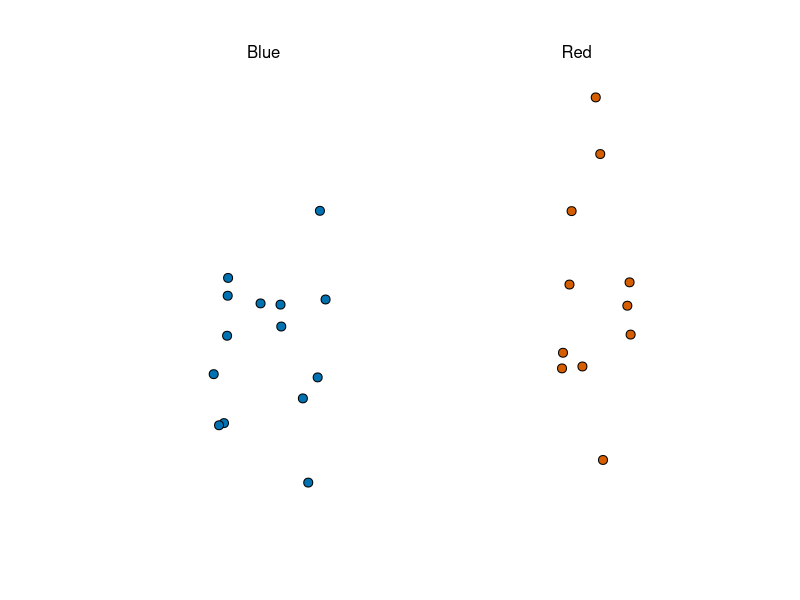
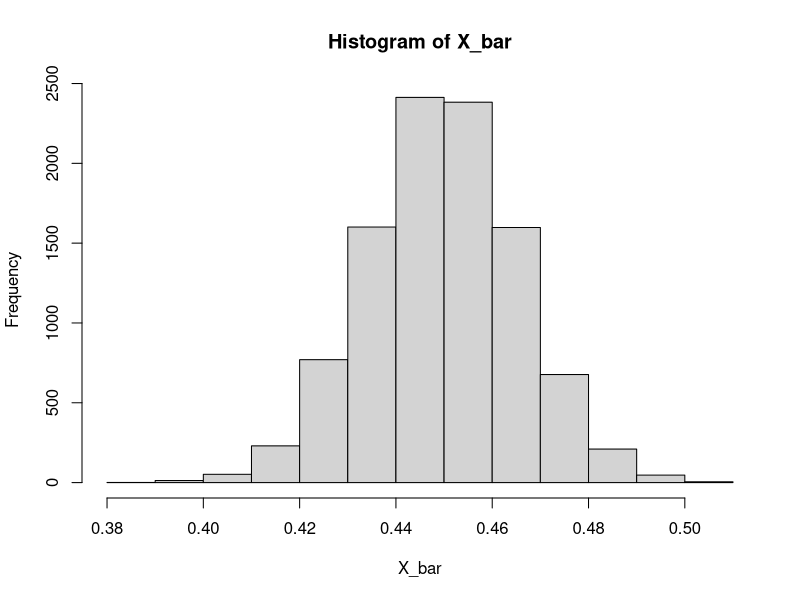
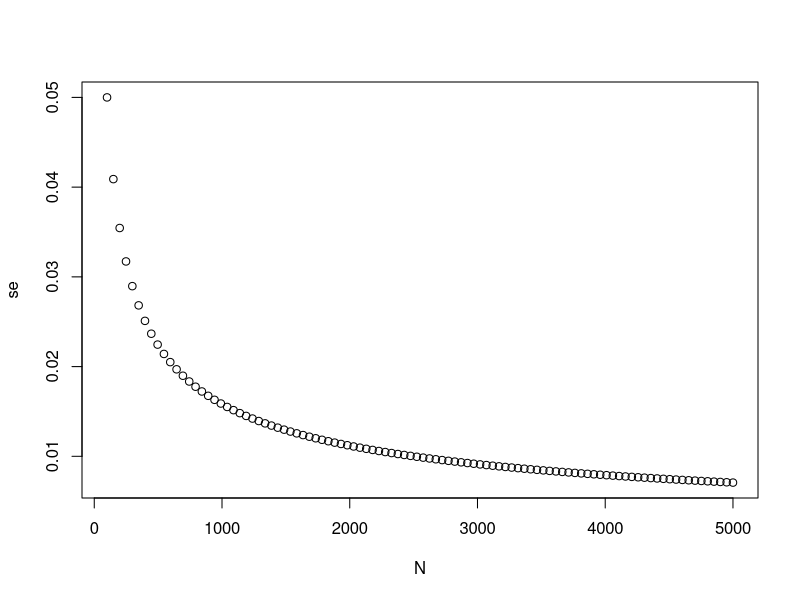
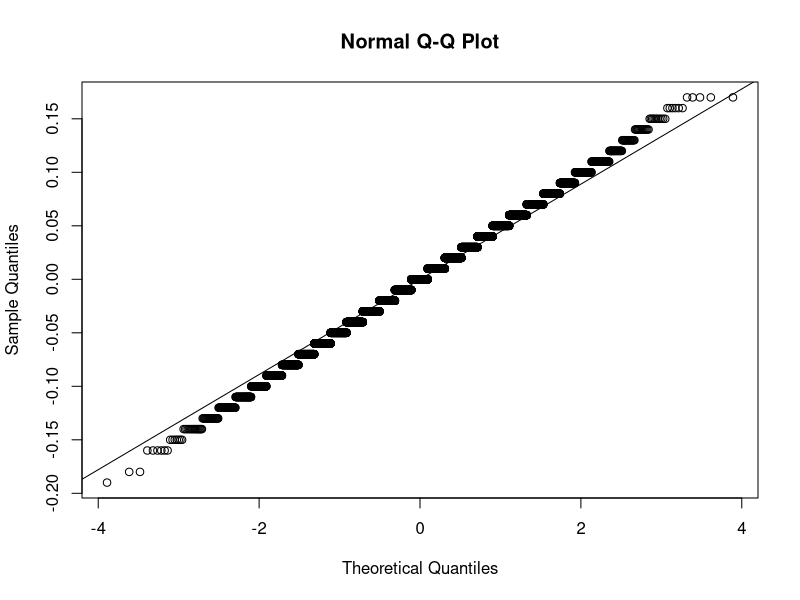
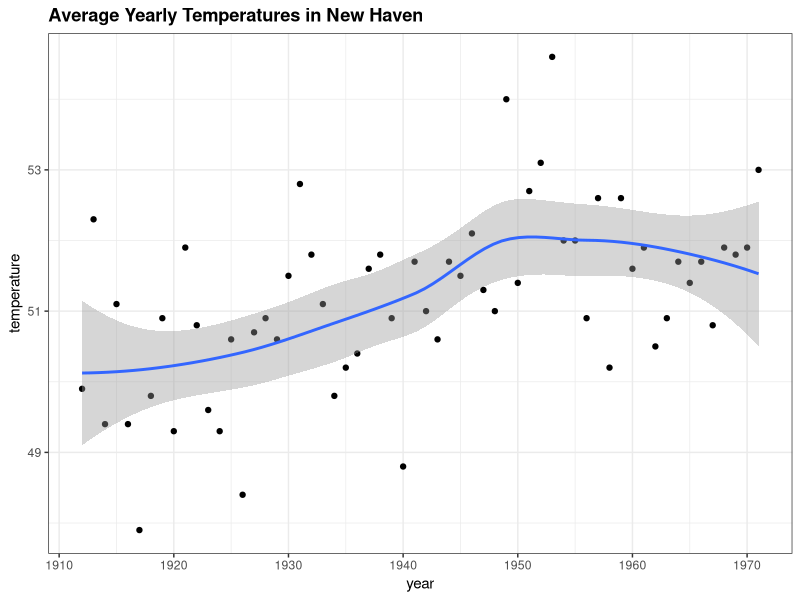

Write R code to recreate these figures, in order.
library(tidyverse)
library(dslabs)
ds_theme_set()
take_poll(25) 
# dslabs equivalent to draw random sample of 25 beads from urn of blue and red beads
# Computing estimate of std error
X_bar <- 0.48
se_hat <- sqrt(X_bar*(1 - X_bar)/25)
se_hat # approx 0.100

# Probability of being within 1% of p or population mean
pnorm(0.01/se_hat) - pnorm(-0.01/se_hat) # 0.08 or 8%

# Probability of 2 SEs from p or populaton mean
pnorm(2) - pnorm(-2) # 95%

## Monte Carlo Simulation for testing CLT on urn model
# urn model - BUT cannot run due p unknown
# B <- 10000 # beads in urn
# N <- 1000 # sample size
# X_bar <- replicate(B, {
#   X <- sample(c(0,1), size = N, replace = TRUE, prob = c(1-p, p))
#   mean(X)
# })

# testing for 1 example at p = 0.45
# theory
X_bar <- 0.45
se_hat <- sqrt(X_bar*(1 - X_bar)/1000)
se_hat # approx 0.0157 or 1.6%

# monte carlo sim
B <- 10000 # beads in urn
N <- 1000 # sample size
X_bar <- replicate(B, {
  X <- sample(c(0,1), size = N, replace = TRUE, prob = c(1-0.45, 0.45))
  mean(X)
})
sd(X_bar) # 0.0156 or 1.6%
# plot histogram to check if distribution is normal
hist(X_bar) # appears to be normal distribution

# DC Ex1
# Write a function called `take_sample` that takes `p` and `N` as arguements and 
#returns the average value of a randomly sampled population.
take_sample <-  function(p, N) {
  X <- sample(c(0,1), size = N, replace = TRUE, prob = c(1-p, p)) 
  mean(X)
  }


# Use the `set.seed` function to make sure your answer matches the expected result after 
# random sampling
set.seed(1)

# Define `p` as the proportion of Democrats in the population being polled
p <- 0.45

# Define `N` as the number of people polled
N <- 100

# Call the `take_sample` function to determine the sample average of `N` randomly 
#selected people from a population containing a proportion of Democrats equal to `p`. Print this value to the console.
take_sample(p, N)

# DC Ex2
# Define `p` as the proportion of Democrats in the population being polled
p <- 0.45

# Define `N` as the number of people polled
N <- 100

# The variable `B` specifies the number of times we want the sample to be replicated
B <- 10000

# Use the `set.seed` function to make sure your answer matches the expected result 
#after random sampling
set.seed(1)

# Create an objected called `errors` that replicates subtracting the result of the 
#`take_sample` function from `p` for `B` replications
errors <- replicate(B, {
  p - take_sample(p, N)
})

# Calculate the mean of the errors. Print this value to the console.
mean(errors) # -4.9e-05


# Ex8 plotting SE vs N
N <- seq(100, 5000, len = 100)
p <- 0.5
se <- sqrt(p*(1-p)/N)
plot(N, se)


# Ex11 make a qq-plot of errors to see if they flw a normal distribution
qqnorm(errors)
qqline(errors)


# Ex12 estimating prob of x_bar > 0.5
p <- 0.45
N <- 100
X_bar <- p
se_hat <- sqrt(X_bar*(1-X_bar)/N)
se_hat
1 - pnorm((0.5-0.45)/se_hat) # 1 - prob of X_bar <= 0.5 =  0.1574393
# actually prob x-bar < 0.5 ----- 1 - ccc = prob >= 0.5

# Ex13 estimating prob of specific error size
# Define `N` as the number of people polled
N <-100

# Define `X_hat` as the sample average
X_hat <- 0.51

# Define `se_hat` as the standard error of the sample average
se_hat <- sqrt(X_hat*(1-X_hat)/N)
se_hat

# Calculate the probability that the error is 0.01 or larger
1 - pnorm(0.01/se_hat) + pnorm(-0.01/se_hat) # 0.8414493

# grader wants:
# # Define `N` as the number of people polled
# N <-100
# 
# # Define `X_hat` as the sample average
# X_hat <- 0.51
# 
# # Define `se_hat` as the standard error of the sample average
# se_hat <- sqrt(X_hat*(1-X_hat)/N)
# 
# # Calculate the probability that the error is 0.01 or larger
# 1 - pnorm(0.01, mean = 0, sd = se_hat) + pnorm(-0.01, mean = 0, sd = se_hat)


# 0.8414493


## Confidence Intervals
# from geom_smooth
data("nhtemp")
data.frame(year=as.numeric(time(nhtemp)), temperature=as.numeric(nhtemp)) %>%
  ggplot(aes(year, temperature)) +
  geom_point() +
  geom_smooth() +
  ggtitle("Average Yearly Temperatures in New Haven")

# Monte Carlo simulation
p <- 0.45
N <- 1000
X <- sample(c(0,1), size = N, replace = TRUE, prob = c(1-p,p))
X_hat <- mean(X)
SE_hat <- sqrt(X_hat*(1-X_hat)/N)
c(X_hat - 2*SE_hat, X_hat + 2*SE_hat)

# prob of p between 2 SE_hat
pnorm(2) - pnorm(-2) # approx 95%

# qnorm vs pnorm
qnorm(.995) # 2.575829 = Z for 99% CI
pnorm(2.575829) # 0.995
pnorm(2.575829) - pnorm(-2.575829) # 99% CI
pnorm(qnorm(0.995)) # 0.995
pnorm(1 - qnorm(0.995)) # 0.05753257

# Monte Carlo sim for CIs
B <- 10000
inside <- replicate(B, {
  X <- sample(c(0,1), size = N, replace = TRUE, prob = c(1-p,p))
  X_hat <- mean(X)
  SE_hat <- sqrt(X_hat*(1-X_hat)/N)
  between(p, X_hat - 2*SE_hat, X_hat + 2*SE_hat)
})
mean(inside)
